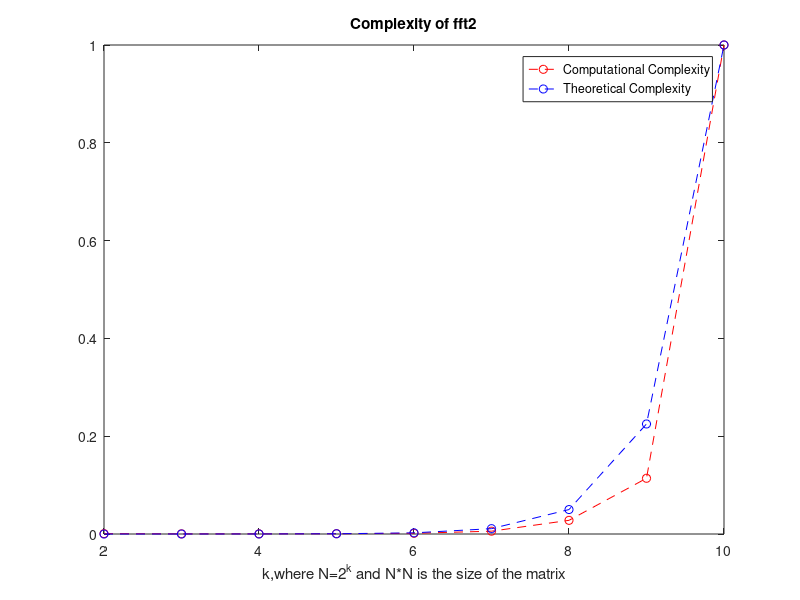

Here is the MATLAB script that generated this plot:
function demo1a
close all;


comp=zeros(1,9);%computatinal complexity of fft2
theor=zeros(1,9);%theoretical complexity of fft2 (known as N*N*log(N))
for k=2:10
    
    N=2^k;%our matrix will be N*N
    A=randi(255,N);%integers between 0 and 255
    theor(k-1)=N*N*log(N);%theoretical complexity
    tic;
    for rep=1:100
       fft2(A); 
    end
    comp(k-1)=toc;%computational complexity
end

%normalization of complexities
comp=comp/max(comp);
theor=theor/max(theor);

%ploting
i=2:10;

figure();
plot(i,comp,'r--o',i,theor,'b--o');
legend('Computational Complexity','Theoretical Complexity');
title('Complexity of fft2');
xlabel('k,where N=2^k and N*N is the size of the matrix');
end